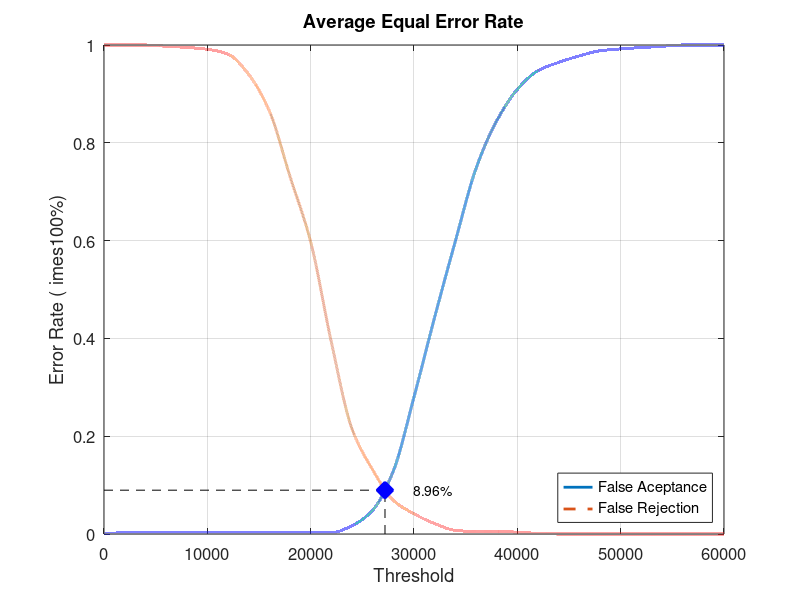
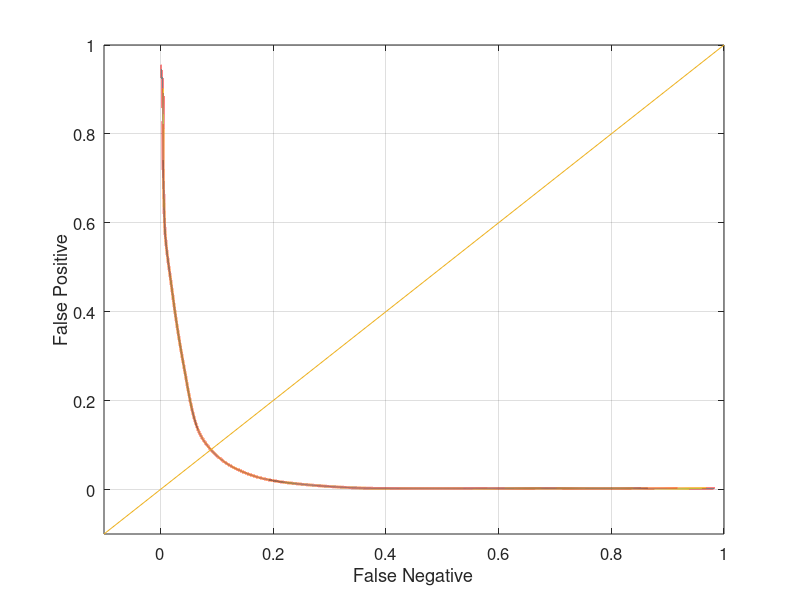

MATLAB code for these plots, in order:
close all;
clear;
clc;
x = 0:2000:60000;
xq = 0:0.5:60000;

y0 = [0 0.00263158 0.00263158 0.00263158 0.00263158 0.00263158 0.00263158 0.00263158 0.00263158 0.00263158 0.00263158 0.00263158 0.0171053 0.0486842 0.128947 0.280263 0.443421 0.598684 0.747368 0.844737 0.909211 0.947368 0.964474 0.977632 0.988158 0.992105 0.994737 0.997368 1 1 1]
yy0 = interp1(x, y0, xq, 'pchip');
y1 = [1 1 1 0.9975 0.995 0.99125 0.98125 0.94 0.865 0.73125 0.5975 0.3925 0.215 0.13125 0.06875 0.04125 0.02125 0.0075 0.005 0.005 0.00375 0.00125 0 0 0 0 0 0 0 0 0]
yy1 = interp1(x, y1, xq, 'pchip');

% Calculating EER: 
y2 = abs(y0 - y1);
find(y2 == min(y2))
yy2 = abs(yy0 - yy1);
xEER = find(yy2 == min(yy2));
xEERIndex = xq(xEER) % X-axis EER
yEER = yy0(xEER) % Y-axis EER

main = figure
plot(xq, yy0,'-','LineWidth', 2);	hold on
plot(xq, yy1,'--','LineWidth', 2);	hold on
plot([xEERIndex xEERIndex], [0 yEER], 'k--');	hold on
plot([0 xEERIndex], [yEER yEER], 'k--');	hold on
plot(xEERIndex, yEER, 'bx', 'LineWidth', 10);	hold on
text(xEERIndex + 10 * xEERIndex / 100, yEER, [num2str(round((10000 * yEER)) / 100) '%'])
legend('False Aceptance', 'False Rejection', 'Location', 'SouthEast')
xlabel('Threshold')
ylabel('Error Rate (	imes100%)')
title('Average Equal Error Rate')
set(gca, 'FontSize', 12)
axis([0 60000 0 1])
grid on

print(main, 'Experiment3AverageMain', '-dpng');
FNRxFPR = figure('Color', [1 1 1]);
plot(yy1, yy0, '-', yy1, yy0, 'LineWidth', 2);
hold on
y = -0.1:0.1:1
plot(y, y); 
set(gca, 'FontSize', 12)
xlabel('False Negative')
ylabel('False Positive')
axis([-0.1 1 -0.1 1])
set(gca, 'FontSize', 12)
grid on

print(FNRxFPR, 'Experiment3AverageFNRxFPR','-dpng');